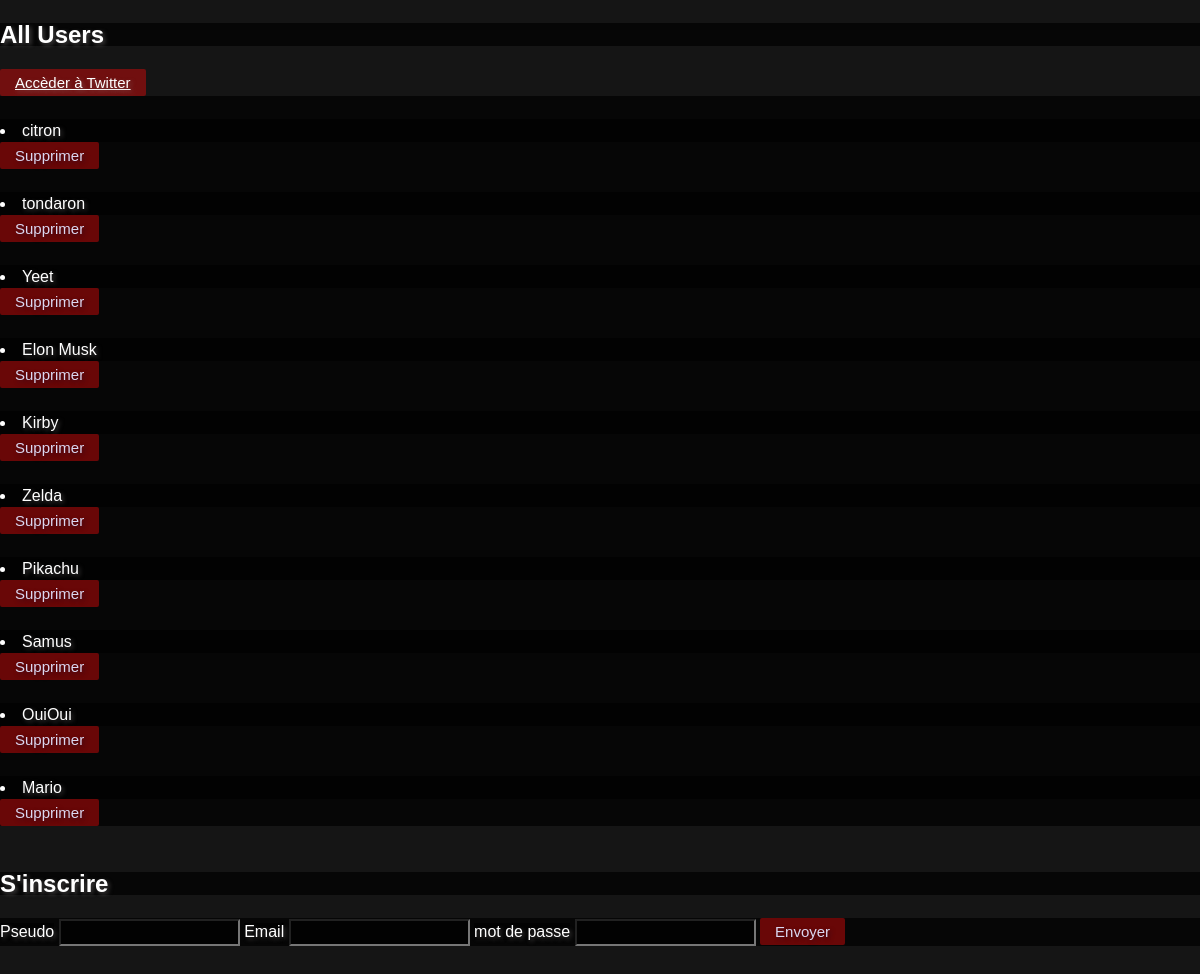
The page /ajout-user.php on the database its author committed.
### tables this page shows
CREATE TABLE `user` (
  `id` int NOT NULL,
  `pseudo` varchar(255) NOT NULL,
  `email` varchar(255) NOT NULL,
  `password` varchar(255) NOT NULL,
  `createdAt` datetime NOT NULL DEFAULT CURRENT_TIMESTAMP
);

### ajout-user.php (the view, shortened to what this page needs)
<!DOCTYPE html>
<html>
<head>
</head>
<body>
<br>
<h2>All Users</h2><br>
<?php require 'database.php';
foreach($users as $user) : ?>
    <form action="delete.php" method="POST">
        <br> <?php echo '<li>' . $user['pseudo'] .  '</li>'; ?>
        <button type="submit">Supprimer</button>
    </form>
    <?php endforeach; ?>
<br><br>
<h2>S'inscrire</h2><br>
    <form action="database.php" method="POST">
        <label for="pseudo">Pseudo</label>
        <input type="text" name="pseudo" id="pseudo">
        <label for="email">Email</label>
        <input type="text" name="email" id="email">
        <label for="password">mot de passe</label>
        <input type="password" name="password" id="password">
        <button type="submit">Envoyer</button>
</form><br><br><br>
</body>
</html>

### index.css (style rules this page uses)
* { margin: 0; padding: 0; box-sizing: border-box; background-color: rgba(0, 0, 0, 0.714); color: white; text-shadow: 2px 2px 4px rgba(133, 129, 129, 0.5); text-align: justify; line-height: 23px; justify-content: center; font-family: Arial, Helvetica, sans-serif; }
button { padding: 2px 15px; background-color: #d109097c; color: rgb(219, 215, 240); text-shadow: 2px 2px 4px rgba(21, 14, 42, 0.5); transition: color 0.3s ease; border: none; border-radius: 2px; align-items: center; justify-content: center; text-decoration: none; font-size: 15px; cursor: pointer; }

### rows shown on the page
user: pseudo "citron"
user: pseudo "tondaron"
user: pseudo "Yeet"
user: pseudo "Elon Musk"
user: pseudo "Kirby"
user: pseudo "Zelda"
user: pseudo "Pikachu"
user: pseudo "Samus"
user: pseudo "OuiOui"
user: pseudo "Mario"
